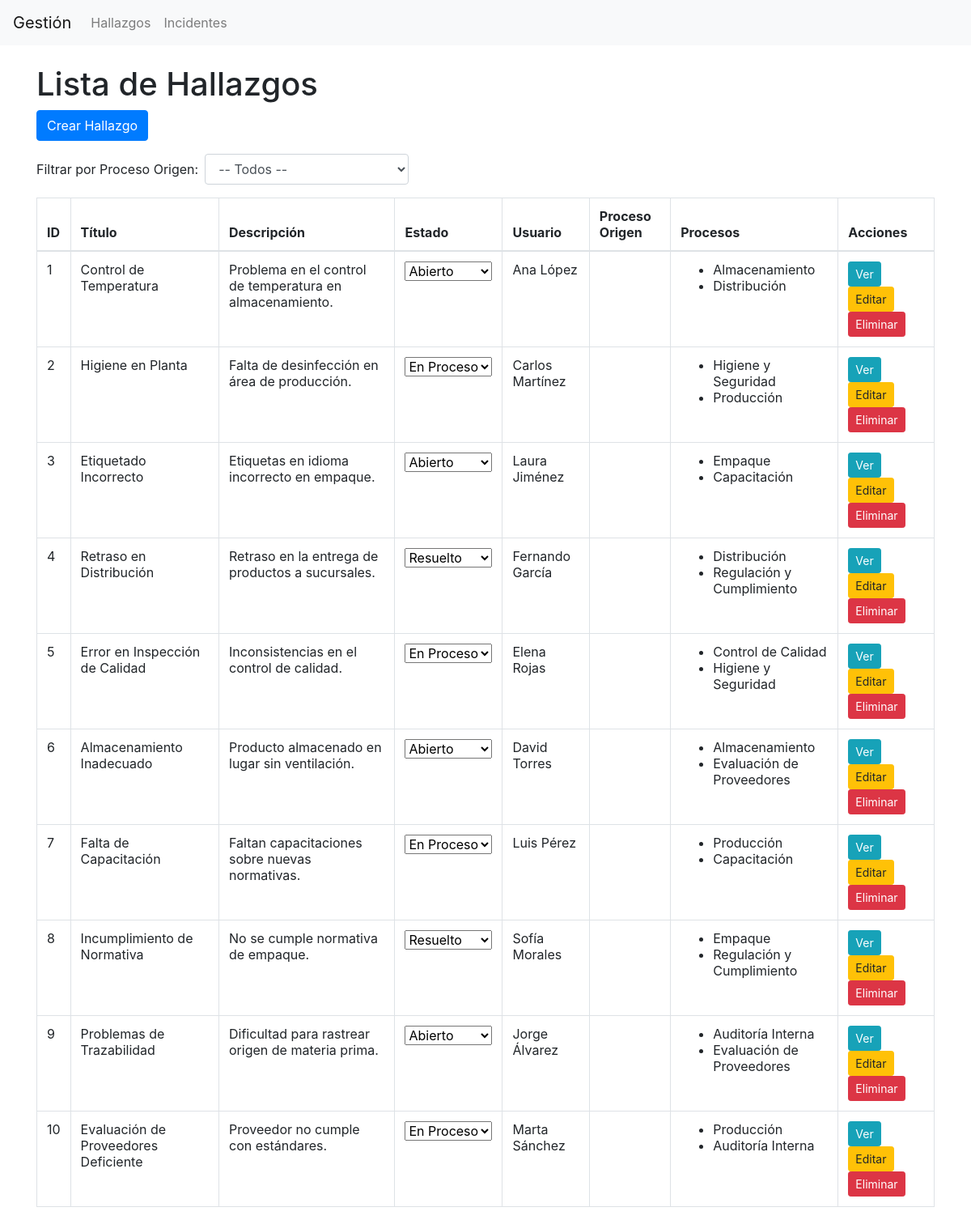
The page / on the database its author committed.
### tables this page shows
CREATE TABLE Hallazgo (
    id INT AUTO_INCREMENT PRIMARY KEY,       
    titulo VARCHAR(150) NOT NULL,            
    descripcion TEXT NOT NULL,               
    fecha_creacion TIMESTAMP DEFAULT CURRENT_TIMESTAMP,  
    fecha_actualizacion TIMESTAMP DEFAULT CURRENT_TIMESTAMP ON UPDATE CURRENT_TIMESTAMP,  
    id_estado INT,                           
    id_usuario INT,                          
    FOREIGN KEY (id_estado) REFERENCES Estado(id),   
    FOREIGN KEY (id_usuario) REFERENCES Usuario(id)  
);

CREATE TABLE Estado (
    id INT AUTO_INCREMENT PRIMARY KEY,   
    nombre VARCHAR(50) NOT NULL          
);

CREATE TABLE Usuario (
    id INT AUTO_INCREMENT PRIMARY KEY,   
    nombre VARCHAR(100) NOT NULL,        
    email VARCHAR(100) NOT NULL UNIQUE,  
    fecha_registro TIMESTAMP DEFAULT CURRENT_TIMESTAMP   
);

CREATE TABLE Proceso (
    id INT AUTO_INCREMENT PRIMARY KEY,   
    nombre VARCHAR(100) NOT NULL,        
    descripcion TEXT,                    
    fecha_creacion TIMESTAMP DEFAULT CURRENT_TIMESTAMP   
);

### controllers/HallazgoController.php (called while the page is built, shortened)
<?php
require_once 'models/HallazgoModel.php';
require_once 'models/ProcesoModel.php';
require_once 'models/EstadoModel.php';
class HallazgoController {
    private $model;
    private $estadoModel;
    public function __construct($pdo) {
        $this->model = new HallazgoModel($pdo);
        $this->estadoModel = new EstadoModel($pdo);
    }
    public function index() {
        $id_proceso_origen = $_GET['id_proceso_origen'] ?? null;
        $hallazgos = $this->model->getAll($id_proceso_origen);
        $estados = $this->estadoModel->getAll();
        require 'views/hallazgo/list.php';
    }
}
?>

### models/HallazgoModel.php (called while the page is built, shortened)
<?php
class HallazgoModel {
    private $pdo;
    public function __construct($pdo) {
        $this->pdo = $pdo;
    }
   public function getAll($id_proceso_origen = null) {
    $sql = "
        SELECT h.*,
        e.nombre as estado_nombre,
        u.nombre as usuario_nombre,
        p.nombre as proceso_origen_nombre
        FROM Hallazgo h
        LEFT JOIN Estado e ON h.id_estado = e.id
        LEFT JOIN Usuario u ON h.id_usuario = u.id
        LEFT JOIN Proceso p ON h.id_proceso_origen = p.id
    ";
    $params = [];
    $stmt = $this->pdo->prepare($sql);
    $stmt->execute($params);
    $hallazgos = $stmt->fetchAll(PDO::FETCH_ASSOC);
    foreach ($hallazgos as &$hallazgo) {
        $hallazgo['procesos'] = $this->getProcesos($hallazgo['id']);
    }
    return $hallazgos;
}
    public function getProcesos($hallazgo_id) {
        $stmt = $this->pdo->prepare("SELECT p.* FROM Proceso p INNER JOIN Hallazgo_Proceso hp ON p.id = hp.id_proceso WHERE hp.id_hallazgo = ?");
        $stmt->execute([$hallazgo_id]);
        return $stmt->fetchAll(PDO::FETCH_ASSOC);
    }
}
?>

### models/EstadoModel.php (called while the page is built, shortened)
<?php
class EstadoModel {
    private $pdo;
    public function __construct($pdo) {
        $this->pdo = $pdo;
    }
    public function getAll() {
        $stmt = $this->pdo->query("SELECT * FROM Estado");
        return $stmt->fetchAll(PDO::FETCH_ASSOC);
    }
}

### views/hallazgo/list.php (the view, shortened to what this page needs)
<?php include 'views/layout/header.php'; ?>
<!DOCTYPE html>
<html lang="es">
<head>
    <link rel="stylesheet" href="https://stackpath.bootstrapcdn.com/bootstrap/4.5.2/css/bootstrap.min.css">
</head>
<body>
<div class="container mt-4">
    <h1>Lista de Hallazgos</h1>
    <a href="index.php?entity=hallazgo&action=create" class="btn btn-primary mb-3">Crear Hallazgo</a>
    <form method="get" class="form-inline mb-3">
    <label for="id_proceso_origen" class="mr-2">Filtrar por Proceso Origen:</label>
    <select name="id_proceso_origen" id="id_proceso_origen" class="form-control mr-2" onchange="this.form.submit()">
        <option value="">-- Todos --</option>
    </select>
</form>
    <table class="table table-bordered">
        <thead>
            <tr>
                <th>ID</th>
                <th>Título</th>
                <th>Descripción</th>
                <th>Estado</th>
                <th>Usuario</th>
                <th>Proceso Origen</th>
                <th>Procesos</th>
                <th>Acciones</th>
            </tr>
        </thead>
        <tbody>
            <?php foreach ($hallazgos as $hallazgo): ?>
            <tr>
                <td><?= $hallazgo['id'] ?></td>
                <td><?= $hallazgo['titulo'] ?></td>
                <td><?= $hallazgo['descripcion'] ?></td>
                <td>
                    <select class="estado-select" data-id="<?= $hallazgo['id'] ?>">
                        <?php foreach ($estados as $estado): ?>
                        <option value="<?= $estado['id'] ?>" <?= $estado['id'] == $hallazgo['id_estado'] ? 'selected' : '' ?>>
                            <?= htmlspecialchars($estado['nombre']) ?>
                        </option>
                        <?php endforeach; ?>
                    </select>
                </td>
                <td><?= $hallazgo['usuario_nombre'] ?></td>
                <td><?= $hallazgo['proceso_origen_nombre'] ?></td>
                <td>
                    <ul>
                        <?php foreach ($hallazgo['procesos'] as $proceso): ?>
                            <li><?= $proceso['nombre'] ?></li>
                        <?php endforeach; ?>
                    </ul>
                </td>
                <td>
                    <a href="index.php?entity=hallazgo&action=show&id=<?= $hallazgo['id'] ?>" class="btn btn-info btn-sm">Ver</a>
                    <a href="index.php?entity=hallazgo&action=edit&id=<?= $hallazgo['id'] ?>" class="btn btn-warning btn-sm">Editar</a>
                    <a href="index.php?entity=hallazgo&action=delete&id=<?= $hallazgo['id'] ?>" class="btn btn-danger btn-sm" onclick="return confirm('¿Está seguro?')">Eliminar</a>
                </td>
            </tr>
            <?php endforeach; ?>
        </tbody>
    </table>
</div>
</body>
</html>

### index.php
<?php
require_once 'config.php';
$entity = $_GET['entity'] ?? 'hallazgo';
$action = $_GET['action'] ?? 'index';
$id = $_GET['id'] ?? null;
if ($entity === 'incidente') {
    require_once 'controllers/IncidenteController.php';
    $controller = new IncidenteController($pdo);
    if ($action === 'planes_accion' && $id) {
        if ($_SERVER['REQUEST_METHOD'] === 'POST') {
            if (isset($_POST['action_plan']) && $_POST['action_plan'] === 'create') {
                $controller->insertPlanAccion($id, $_POST);
            } elseif (isset($_POST['action_plan']) && $_POST['action_plan'] === 'edit') {
                $id_plan_accion = $_POST['id_plan_accion'];
                $controller->updatePlanAccion($id, $id_plan_accion, $_POST);
            }
        } elseif (isset($_GET['delete_plan']) && $_GET['delete_plan']) {
            $id_plan_accion = $_GET['delete_plan'];
            $controller->deletePlanAccion($id, $id_plan_accion);
        } else {
            $controller->planesAccion($id);
        }
    } else {
        if ($action === 'create' && $_SERVER['REQUEST_METHOD'] === 'POST') {
            $controller->insert($_POST);
        } elseif ($action === 'edit' && $id && $_SERVER['REQUEST_METHOD'] === 'POST') {
            $controller->update($id, $_POST);
        } elseif ($action === 'delete' && $id) {
            $controller->delete($id);
        } elseif ($action === 'show' && $id) {
            $controller->show($id);
        } elseif ($action === 'create') {
            $controller->create();
        } elseif ($action === 'edit' && $id) {
            $controller->edit($id);
        } else {
            $controller->index();
        }
    }
} else {
    require_once 'controllers/HallazgoController.php';
    $controller = new HallazgoController($pdo);
    if ($action === 'create' && $_SERVER['REQUEST_METHOD'] === 'POST') {
        $controller->insert($_POST);
    } elseif ($action === 'edit' && $id && $_SERVER['REQUEST_METHOD'] === 'POST') {
        $controller->update($id, $_POST);
    } elseif ($action === 'delete' && $id) {
        $controller->delete($id);
    } elseif ($action === 'show' && $id) {
        $controller->show($id);
    } elseif ($action === 'create') {
        $controller->create();
    } elseif ($action === 'edit' && $id) {
        $controller->edit($id);
    }elseif ($action === 'updateEstado' && $_SERVER['REQUEST_METHOD'] === 'POST') {
    $controller->updateEstado();
    }else {
        $controller->index();
    }
}
?>

### views/layout/header.php
<nav class="navbar navbar-expand-lg navbar-light bg-light">
    <a class="navbar-brand" href="index.php">Gestión</a>
    <div class="collapse navbar-collapse">
        <ul class="navbar-nav mr-auto">
            <li class="nav-item <?= ($entity === 'hallazgo') ? 'active' : '' ?>">
                <a class="nav-link" href="index.php?entity=hallazgo&action=index">Hallazgos</a>
            </li>
            <li class="nav-item <?= ($entity === 'incidente') ? 'active' : '' ?>">
                <a class="nav-link" href="index.php?entity=incidente&action=index">Incidentes</a>
            </li>
        </ul>
    </div>
</nav>

### rows shown on the page
hallazgo: id "1", titulo "Control de Temperatura", descripcion "Problema en el control de temperatura en almacenamiento.", id_estado+id "Abierto", id_usuario.nombre "Ana López"
proceso: nombre "Almacenamiento"
proceso: nombre "Distribución"
hallazgo: id "2", titulo "Higiene en Planta", descripcion "Falta de desinfección en área de producción.", id_estado+id "En Proceso", id_usuario.nombre "Carlos Martínez"
proceso: nombre "Higiene y Seguridad"
proceso: nombre "Producción"
hallazgo: id "3", titulo "Etiquetado Incorrecto", descripcion "Etiquetas en idioma incorrecto en empaque.", id_estado+id "Abierto", id_usuario.nombre "Laura Jiménez"
proceso: nombre "Empaque"
proceso: nombre "Capacitación"
hallazgo: id "4", titulo "Retraso en Distribución", descripcion "Retraso en la entrega de productos a sucursales.", id_estado+id "Resuelto", id_usuario.nombre "Fernando García"
proceso: nombre "Regulación y Cumplimiento"
hallazgo: id "5", titulo "Error en Inspección de Calidad", descripcion "Inconsistencias en el control de calidad.", id_estado+id "En Proceso", id_usuario.nombre "Elena Rojas"
proceso: nombre "Control de Calidad"
hallazgo: id "6", titulo "Almacenamiento Inadecuado", descripcion "Producto almacenado en lugar sin ventilación.", id_estado+id "Abierto", id_usuario.nombre "David Torres"
proceso: nombre "Evaluación de Proveedores"
hallazgo: id "7", titulo "Falta de Capacitación", descripcion "Faltan capacitaciones sobre nuevas normativas.", id_estado+id "En Proceso", id_usuario.nombre "Luis Pérez"
hallazgo: id "8", titulo "Incumplimiento de Normativa", descripcion "No se cumple normativa de empaque.", id_estado+id "Resuelto", id_usuario.nombre "Sofía Morales"
hallazgo: id "9", titulo "Problemas de Trazabilidad", descripcion "Dificultad para rastrear origen de materia prima.", id_estado+id "Abierto", id_usuario.nombre "Jorge Álvarez"
proceso: nombre "Auditoría Interna"
hallazgo: id "10", titulo "Evaluación de Proveedores Deficiente", descripcion "Proveedor no cumple con estándares.", id_estado+id "En Proceso", id_usuario.nombre "Marta Sánchez"
